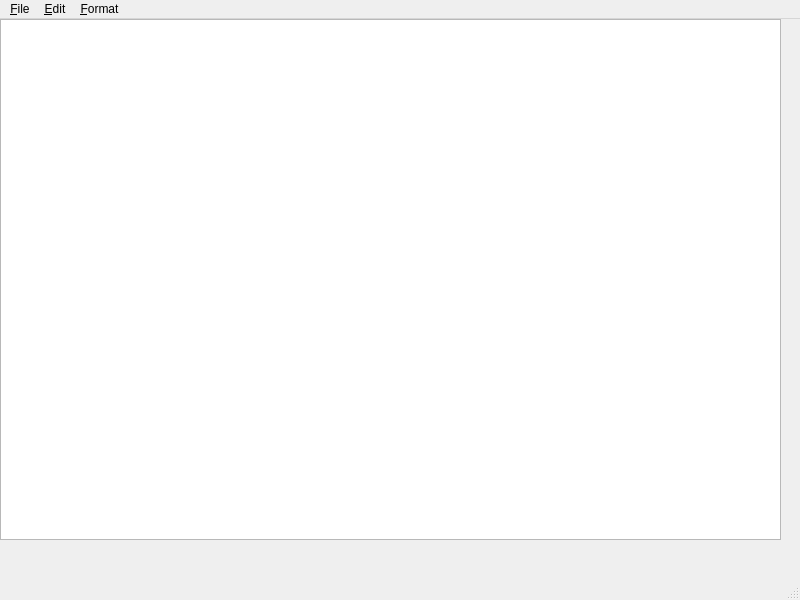
<?xml version="1.0" encoding="UTF-8"?>
<ui version="4.0">
 <class>MainWindow</class>
 <widget class="QMainWindow" name="MainWindow">
  <property name="geometry">
   <rect>
    <x>0</x>
    <y>0</y>
    <width>800</width>
    <height>600</height>
   </rect>
  </property>
  <property name="windowTitle">
   <string>Advanced Notepad</string>
  </property>
  <property name="windowIcon">
   <iconset theme="QIcon::ThemeIcon::DocumentNew"/>
  </property>
  <widget class="QWidget" name="centralwidget">
   <widget class="QPlainTextEdit" name="plainTextEdit">
    <property name="geometry">
     <rect>
      <x>0</x>
      <y>0</y>
      <width>781</width>
      <height>521</height>
     </rect>
    </property>
    <property name="font">
     <font>
      <family>Consolas</family>
      <pointsize>12</pointsize>
     </font>
    </property>
   </widget>
  </widget>
  <widget class="QStatusBar" name="statusbar"/>
  <widget class="QMenuBar" name="menubar">
   <property name="geometry">
    <rect>
     <x>0</x>
     <y>0</y>
     <width>800</width>
     <height>33</height>
    </rect>
   </property>
   <widget class="QMenu" name="menuFile">
    <property name="title">
     <string>&amp;File</string>
    </property>
    <addaction name="actionOpen"/>
    <addaction name="actionSave"/>
    <addaction name="actionSave_As"/>
    <addaction name="actionExit"/>
   </widget>
   <widget class="QMenu" name="menuEdit">
    <property name="title">
     <string>&amp;Edit</string>
    </property>
    <addaction name="actionFind_Replace"/>
    <addaction name="actionToggle_Word_Wrap"/>
   </widget>
   <widget class="QMenu" name="menuFormat">
    <property name="title">
     <string>&amp;Format</string>
    </property>
    <addaction name="actionChoose_Font"/>
    <addaction name="actionToggle_Theme"/>
   </widget>
   <addaction name="menuFile"/>
   <addaction name="menuEdit"/>
   <addaction name="menuFormat"/>
  </widget>
  <action name="actionOpen">
   <property name="text">
    <string>Open</string>
   </property>
   <property name="shortcut">
    <string>Ctrl+O</string>
   </property>
  </action>
  <action name="actionSave">
   <property name="text">
    <string>Save</string>
   </property>
   <property name="shortcut">
    <string>Ctrl+S</string>
   </property>
  </action>
  <action name="actionSave_As">
   <property name="text">
    <string>Save As</string>
   </property>
  </action>
  <action name="actionExit">
   <property name="text">
    <string>Exit</string>
   </property>
   <property name="shortcut">
    <string>Ctrl+Q</string>
   </property>
  </action>
  <action name="actionFind_Replace">
   <property name="text">
    <string>Find/Replace</string>
   </property>
   <property name="shortcut">
    <string>Ctrl+F</string>
   </property>
  </action>
  <action name="actionToggle_Word_Wrap">
   <property name="text">
    <string>Toggle Word Wrap</string>
   </property>
  </action>
  <action name="actionChoose_Font">
   <property name="text">
    <string>Choose Font</string>
   </property>
  </action>
  <action name="actionToggle_Theme">
   <property name="text">
    <string>Toggle Theme</string>
   </property>
  </action>
 </widget>
 <resources/>
 <connections/>
</ui>
